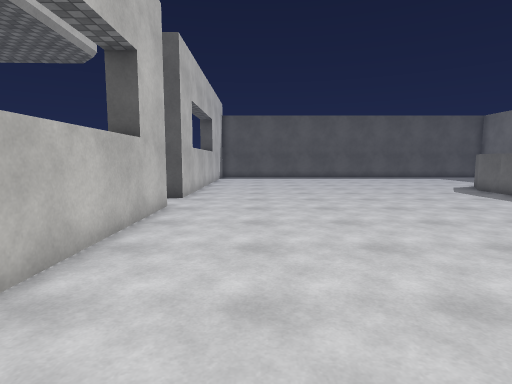
view 1 (above)

13 first-person views from a walk through a 3-D level made in the Unity game engine. The camera is 1.4 m above the floor, tilts 6° down and sees 80° across. The floor is counted in squares, 1 m on a side. Each view is taken from the middle of a square. On the plan, view 1 faces up. The plan holds only what a view shows up to about 14 squares ahead; the rest is blank. The place goes on beyond the plan. The player character is not drawn. Some surface patterns are stand-ins.

view 2
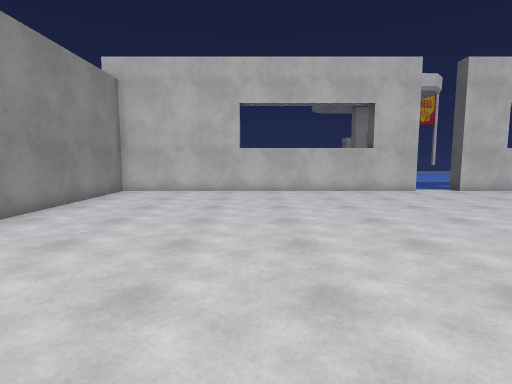

view 3
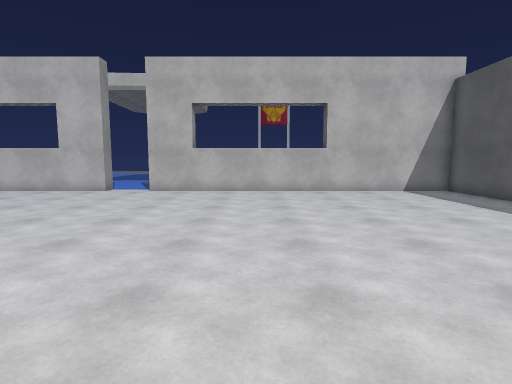

view 4
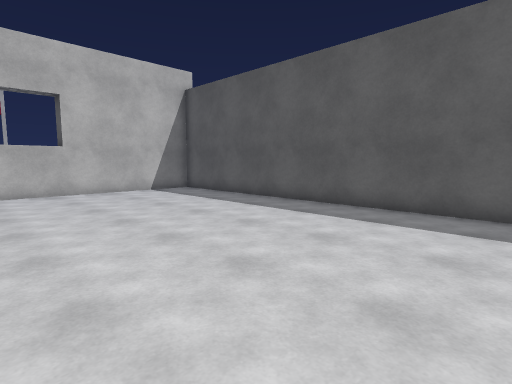

view 5
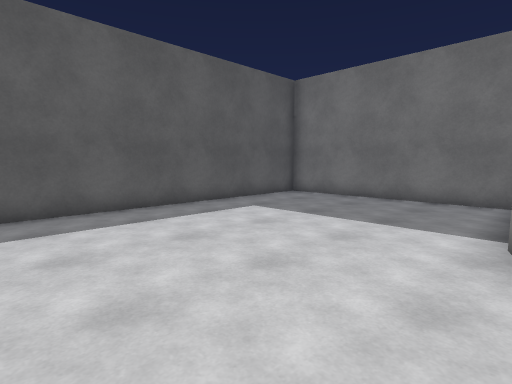

view 6
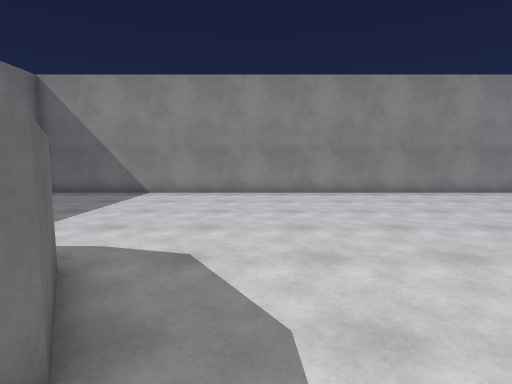

view 7
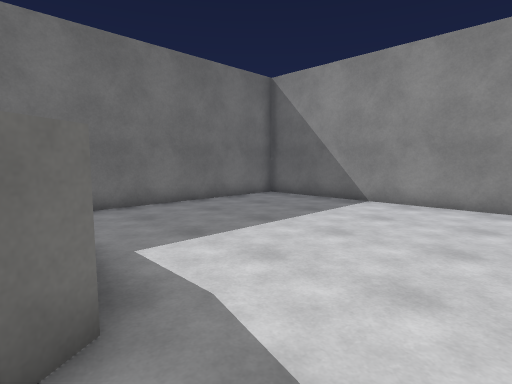

view 8
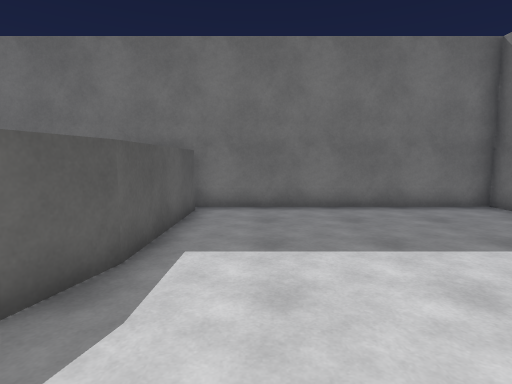

view 9
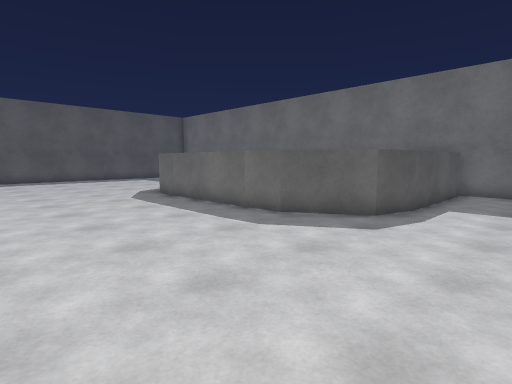

view 10
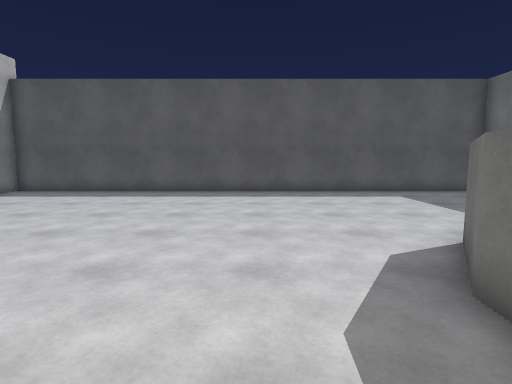

view 11
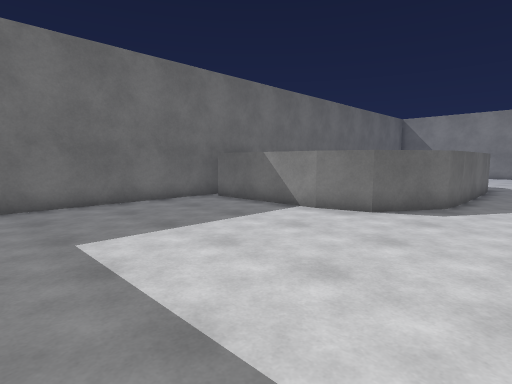

view 12
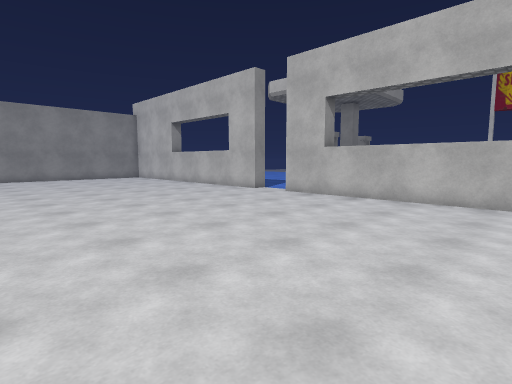

view 13
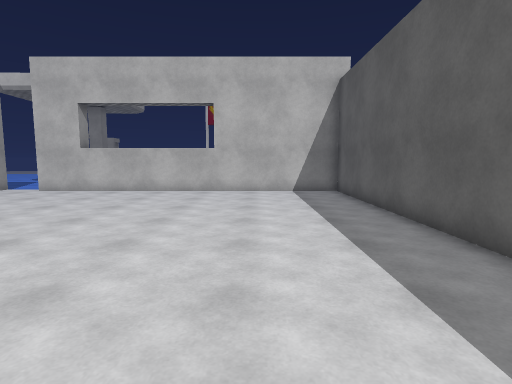

### Floor plan
Points are (right, up) in squares from view 1. A wall is a line through its corners. A room is listed if a view was taken in it or the views show most of it. See-through windows are left out.
Room 1 (views 1, 2, 3, 4, 5, 6, 7, 8, 9, 10, 11, 12, 13)
walls: (10.2, 12.7) (10.2, 14) (11.5, 16.1) (13.1, 16.5); (-2.7, 9.2) (-2.7, -4) (18.1, -4) (18.1, 5); (13, 16.5) (17.6, 16.6); (18.1, 16.1) (18.1, 24.7) (-2.7, 24.7) (-2.7, 11.2); (17.6, 4.7) (13, 4.8) (11.5, 5.2) (10.2, 7.3) (9.9, 12.8)
ways out: opening at (-3, 10.5)

Where each view was taken, in squares from view 1:
view 1: 0 up, 0 right, facing up
view 2: 2 up, 11 right, facing left
view 3: 16 up, 11 right, facing left
view 4: 16 up, 11 right, facing up-left
view 5: 16 up, 7 right, facing up-right
view 6: 9 up, 9 right, facing down
view 7: 6 up, 9 right, facing down-right
view 8: 3 up, 9 right, facing right
view 9: 2 up, 4 right, facing up-right
view 10: 11 up, 8 right, facing up
view 11: 24 up, 8 right, facing down-right
view 12: 20 up, 8 right, facing down-left
view 13: 21 up, 11 right, facing left
